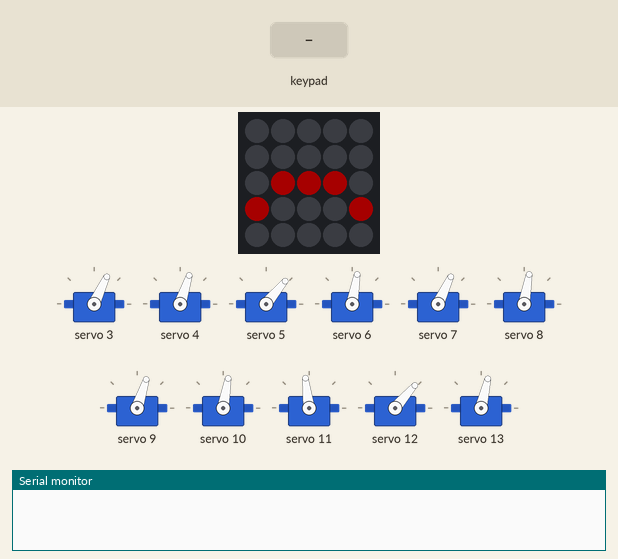
A sketch run on a simulated ESP32. Shown: 5×5 RGB LED matrix (first LED top left, wired row by row), 11 × servo, the last lines printed to the serial monitor. Inputs (shaded band) come from the test bench. Dim RGB values are drawn brighter than linear.

Above: at 1.3 s.
1.4 s: key 'U' pressed
At 2.16 s:
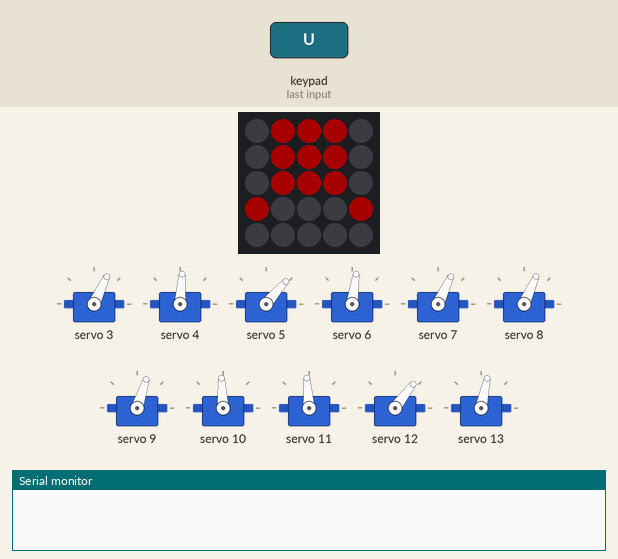
4.4 s: key 'L' pressed
At 7.38 s:
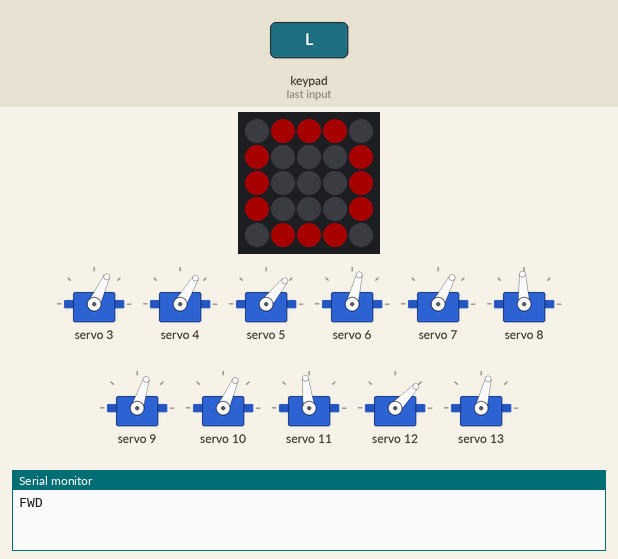
9.8 s: key 'D' pressed
At 11.28 s:
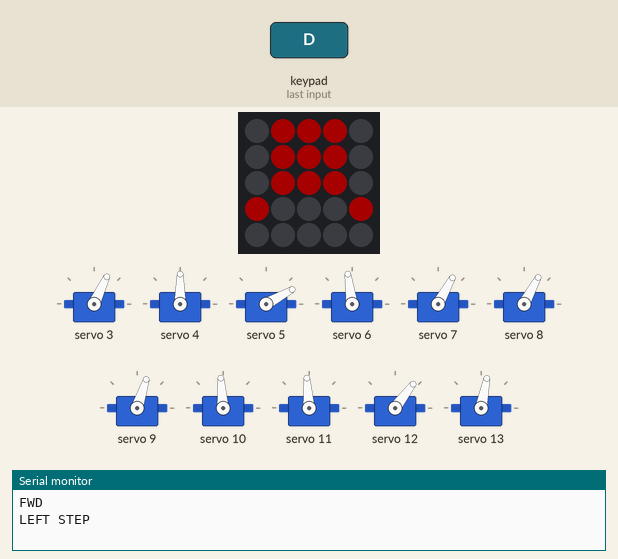
15.8 s: key 'R' pressed
At 16.97 s:
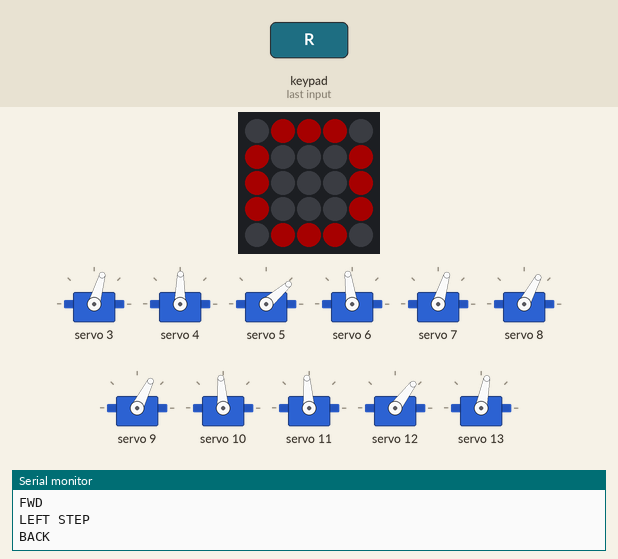
18.8 s: key 'O' pressed
21.8 s: key 'S' pressed
Timing chart, 0 to 27.3 s (numbered marks = the images above; inputs shaded):
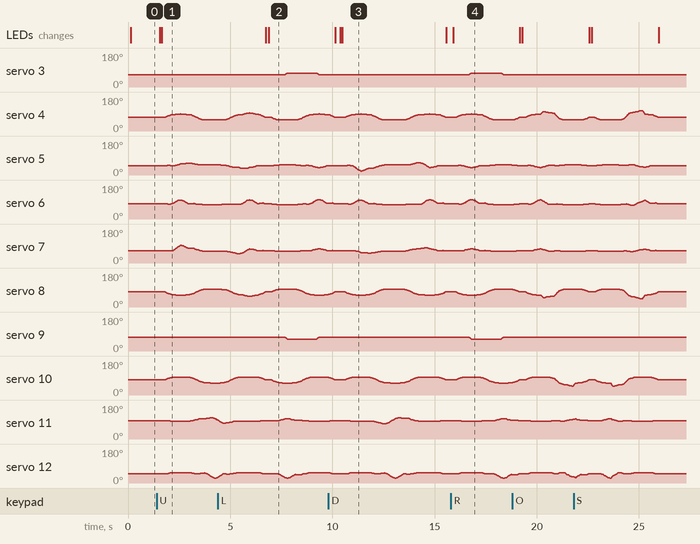

The sketch:

NX18_control_dabble.ino
```cpp
#include "M5Atom.h"
#include <Wire.h>          // I2C setting
#include <PCA9685.h>       //for PCA9685
#include <DabbleESP32.h>

//bool IMU6886Flag = false;  //今回はなくても良い

int angZero[] = {86,97,81,85,89,100,94,100,110,86,96,95,90};
int angHome[] = {0,-3,-12,18,-3,3,0,3,12,-18,3,-3,0};
int ang0[13];
int ang1[13];
int ang_b[13];
char ang_c[13];
float ts=40;  //40msごとに次のステップに移る
float td=10;   //10回で分割

// Forward Step
int f_s[39][13]={
  {0,-3,-12,18,-3,3,0,3,12,-18,3,-3,0},
  {0,5,-11,18,-4,-5,0,11,11,-17,4,-11,0},
  {0,10,-11,17,-4,-10,0,16,10,-14,5,-16,0},
  {0,13,-13,21,-2,-13,0,18,9,-13,6,-18,0},
  {0,15,-11,30,8,-15,0,18,9,-13,6,-18,0},
  {0,17,-8,38,20,-17,0,18,9,-13,6,-18,0},
  {0,18,-1,40,29,-18,0,18,9,-13,6,-18,0},
  {0,17,0,36,26,-17,0,18,9,-13,6,-18,0},
  {0,15,1,27,18,-15,0,18,9,-13,6,-18,0},
  {0,13,3,18,12,-13,0,18,9,-13,6,-18,0},
  {0,11,2,19,11,-11,0,16,11,-14,6,-16,0},
  {0,5,-1,21,10,-5,0,11,14,-16,8,-11,0},
  {0,-3,-4,17,4,3,0,3,19,-17,11,-3,0},
  {0,-11,-7,16,-1,11,0,-5,22,-17,15,5,0},
  {0,-16,-9,14,-4,16,0,-10,23,-15,19,10,0},
  {0,-18,-9,13,-6,18,0,-13,23,-14,20,13,0},
  {0,-18,-9,13,-6,18,0,-13,27,-18,18,13,0},
  {0,-18,-9,13,-6,18,0,-15,29,-29,10,15,0},
  {0,-18,-9,13,-6,18,0,-17,29,-39,0,17,0},
  {0,-18,-9,13,-6,18,0,-18,24,-43,-9,18,0},
  {0,-18,-9,13,-6,18,0,-17,15,-39,-14,17,0},
  {0,-18,-9,13,-6,18,0,-15,5,-29,-14,15,0},
  {0,-16,-10,15,-5,16,0,-13,-3,-18,-12,13,0},
  {0,-16,-11,14,-6,16,0,-11,-2,-19,-11,11,0},
  {0,-11,-14,16,-8,11,0,-5,1,-21,-10,5,0},
  {0,-3,-19,17,-11,3,0,3,4,-17,-4,-3,0},
  {0,5,-22,17,-15,-5,0,11,7,-16,1,-11,0},
  {0,10,-23,15,-19,-10,0,16,9,-14,4,-16,0},
  {0,13,-23,14,-20,-13,0,18,9,-13,6,-18,0},
  {0,13,-27,18,-18,-13,0,18,9,-13,6,-18,0},
  {0,18,-28,27,-10,-18,0,18,9,-13,6,-18,0},
  {0,21,-28,38,0,-21,0,18,9,-13,6,-18,0},
  {0,23,-23,41,8,-23,0,18,9,-13,6,-18,0},
  {0,21,-22,38,7,-21,0,18,9,-13,6,-18,0},
  {0,18,-17,29,2,-18,0,18,9,-13,6,-18,0},
  {0,16,-12,20,-3,-16,0,18,9,-13,6,-18,0},
  {0,11,-13,22,-2,-11,0,16,10,-14,5,-16,0},
  {0,5,-14,23,-1,-5,0,11,11,-17,4,-11,0},
  {0,-3,-12,18,-3,3,0,3,12,-18,3,-3,0}};
// Left Step
int l_s[25][13]={
  {0,-3,-12,18,-3,3,0,3,12,-18,3,-3,0},
  {0,-11,-11,17,-4,11,0,-5,11,-18,4,5,10},
  {0,-16,-10,14,-5,16,0,-10,11,-17,4,10,10},
  {0,-18,-9,13,-6,18,0,-13,13,-21,2,13,10},
  {0,-18,-9,13,-6,18,0,-15,18,-30,-3,15,10},
  {0,-18,-9,13,-6,18,0,-17,22,-40,-7,17,10},
  {10,-18,-9,13,-6,18,-10,-18,24,-43,-9,18,10},
  {10,-18,-9,13,-6,18,-10,-17,22,-40,-7,17,10},
  {10,-18,-9,13,-6,18,-10,-15,18,-30,-3,15,10},
  {10,-18,-9,13,-6,18,-10,-13,13,-21,2,13,10},
  {10,-16,-10,14,-5,16,-10,-11,13,-22,2,11,10},
  {10,-11,-11,17,-4,11,-10,-5,14,-23,1,5,10},
  {10,-3,-12,18,-3,3,-10,3,12,-18,3,-3,10},
  {10,5,-11,18,-4,-5,-10,11,11,-17,4,-11,10},
  {10,10,-11,17,-4,-10,-10,16,10,-14,5,-16,10},
  {10,13,-13,21,-2,-13,-10,18,9,-13,6,-18,10},
  {10,15,-18,30,3,-15,-10,18,9,-13,6,-18,10},
  {10,17,-22,40,7,-17,-10,18,9,-13,6,-18,10},
  {0,18,-24,43,9,-18,0,18,9,-13,6,-18,0},
  {0,17,-22,40,7,-17,0,18,9,-13,6,-18,0},
  {0,15,-18,30,3,-15,0,18,9,-13,6,-18,0},
  {0,13,-13,21,-2,-13,0,18,9,-13,6,-18,0},
  {0,11,-13,22,-2,-11,0,16,10,-14,5,-16,0},
  {0,5,-14,23,-1,-5,0,11,11,-17,4,-11,0},
  {0,-3,-12,18,-3,3,0,3,12,-18,3,-3,0}};
// Right Step
int r_s[25][13]={
  {0,-3,-12,18,-3,3,0,3,12,-18,3,-3,0},
  {0,5,-11,18,-4,-5,0,11,11,-17,4,-11,-10},
  {0,10,-11,17,-4,-10,0,16,10,-14,5,-16,-10},
  {0,13,-13,21,-2,-13,0,18,9,-13,6,-18,-10},
  {0,15,-18,30,3,-15,0,18,9,-13,6,-18,-10},
  {0,17,-22,40,7,-17,0,18,9,-13,6,-18,-10},
  {10,18,-24,43,9,-18,-10,18,9,-13,6,-18,-10},
  {10,17,-22,40,7,-17,-10,18,9,-13,6,-18,-10},
  {10,15,-18,30,3,-15,-10,18,9,-13,6,-18,-10},
  {10,13,-13,21,-2,-13,-10,18,9,-13,6,-18,-10},
  {10,11,-13,22,-2,-11,-10,16,10,-14,5,-16,-10},
  {10,5,-14,23,-1,-5,-10,11,11,-17,4,-11,-10},
  {10,-3,-12,18,-3,3,-10,3,12,-18,3,-3,-10},
  {10,-11,-11,17,-4,11,-10,-5,11,-18,4,5,-10},
  {10,-16,-10,14,-5,16,-10,-10,11,-17,4,10,-10},
  {10,-18,-9,13,-6,18,-10,-13,13,-21,2,13,-10},
  {10,-18,-9,13,-6,18,-10,-15,18,-30,-3,15,-10},
  {10,-18,-9,13,-6,18,-10,-17,22,-40,-7,17,-10},
  {0,-18,-9,13,-6,18,0,-18,24,-43,-9,18,0},
  {0,-18,-9,13,-6,18,0,-17,22,-40,-7,17,0},
  {0,-18,-9,13,-6,18,0,-15,18,-30,-3,15,0},
  {0,-18,-9,13,-6,18,0,-13,13,-21,2,13,0},
  {0,-16,-10,14,-5,16,0,-11,13,-22,2,11,0},
  {0,-11,-11,17,-4,11,0,-5,14,-23,1,5,0},
  {0,-3,-12,18,-3,3,0,3,12,-18,3,-3,0}};
// Back Step
int b_s[39][13]={
  {0,-3,-12,18,-3,3,0,3,12,-18,3,-3,0},
  {0,5,-11,18,-4,-5,0,11,11,-17,4,-11,0},
  {0,10,-11,17,-4,-10,0,16,10,-14,5,-16,0},
  {0,13,-13,21,-2,-13,0,18,9,-13,6,-18,0},
  {0,15,-23,30,-4,-15,0,18,9,-13,6,-18,0},
  {0,17,-35,38,-7,-17,0,18,9,-13,6,-18,0},
  {0,18,-44,40,-14,-18,0,18,9,-13,6,-18,0},
  {0,17,-41,36,-15,-17,0,18,9,-13,6,-18,0},
  {0,15,-33,27,-16,-15,0,18,9,-13,6,-18,0},
  {0,13,-27,18,-18,-13,0,18,9,-13,6,-18,0},
  {0,11,-26,19,-17,-11,0,16,9,-14,4,-16,0},
  {0,5,-25,21,-14,-5,0,11,7,-16,1,-11,0},
  {0,-3,-19,17,-11,3,0,3,4,-17,-4,-3,0},
  {0,-11,-14,16,-8,11,0,-5,0,-17,-7,5,0},
  {0,-16,-11,14,-6,16,0,-10,-4,-15,-8,10,0},
  {0,-18,-9,13,-6,18,0,-13,-5,-14,-8,13,0},
  {0,-18,-9,13,-6,18,0,-13,-3,-18,-12,13,0},
  {0,-18,-9,13,-6,18,0,-15,5,-29,-14,15,0},
  {0,-18,-9,13,-6,18,0,-17,15,-39,-14,17,0},
  {0,-18,-9,13,-6,18,0,-18,24,-43,-9,18,0},
  {0,-18,-9,13,-6,18,0,-17,29,-39,0,17,0},
  {0,-18,-9,13,-6,18,0,-15,29,-29,10,15,0},
  {0,-18,-9,13,-6,18,0,-13,27,-18,18,13,0},
  {0,-16,-9,14,-4,16,0,-11,26,-19,17,11,0},
  {0,-11,-7,16,-1,11,0,-5,25,-21,14,5,0},
  {0,-3,-4,17,4,3,0,3,19,-17,11,-3,0},
  {0,5,0,17,7,-5,0,11,14,-16,8,-11,0},
  {0,10,4,15,8,-10,0,16,11,-14,6,-16,0},
  {0,13,5,14,8,-13,0,18,9,-13,6,-18,0},
  {0,13,3,18,12,-13,0,18,9,-13,6,-18,0},
  {0,15,-5,29,14,-15,0,18,9,-13,6,-18,0},
  {0,17,-15,39,14,-17,0,18,9,-13,6,-18,0},
  {0,18,-24,43,9,-18,0,18,9,-13,6,-18,0},
  {0,17,-22,40,7,-17,0,18,9,-13,6,-18,0},
  {0,15,-18,30,3,-15,0,18,9,-13,6,-18,0},
  {0,13,-13,21,-2,-13,0,18,9,-13,6,-18,0},
  {0,11,-13,22,-2,-11,0,16,10,-14,5,-16,0},
  {0,5,-14,23,-1,-5,0,11,11,-17,4,-11,0},
  {0,-3,-12,18,-3,3,0,3,12,-18,3,-3,0}};
// Left Side Step
int ls_s[25][13]={
  {0,-3,-12,18,-3,3,0,3,12,-18,3,-3,0},
  {0,-11,-11,17,-4,11,0,-5,11,-18,4,5,0},
  {0,-16,-10,14,-5,16,0,-10,11,-17,4,10,0},
  {0,-18,-9,13,-6,18,0,-13,13,-21,2,13,0},
  {0,-18,-9,13,-6,18,0,-15,18,-30,-3,15,0},
  {0,-18,-9,13,-6,18,0,-17,22,-40,-7,17,0},
  {0,-18,-9,13,-6,18,0,-18,24,-43,-9,18,0},
  {0,-18,-9,13,-6,18,0,-35,17,-29,-2,35,0},
  {0,-18,-9,13,-6,18,0,-31,13,-21,2,31,0},
  {0,-18,-9,13,-6,18,0,-28,9,-12,6,28,0},
  {0,-16,-10,14,-5,16,0,-26,9,-14,6,26,0},
  {0,-11,-11,17,-4,11,0,-21,11,-17,4,21,0},
  {0,5,-11,18,-4,-5,0,-5,11,-18,4,5,0},
  {0,20,-9,13,-6,-20,0,11,11,-17,4,-11,0},
  {0,25,-7,9,-8,-25,0,14,10,-16,5,-14,0},
  {0,28,-9,12,-6,-28,0,18,9,-13,6,-18,0},
  {0,31,-13,21,-2,-31,0,18,9,-13,6,-18,0},
  {0,35,-17,29,2,-35,0,18,9,-13,6,-18,0},
  {0,37,-19,32,4,-37,0,18,9,-13,6,-18,0},
  {0,17,-22,40,7,-17,0,18,9,-13,6,-18,0},
  {0,15,-18,30,3,-15,0,18,9,-13,6,-18,0},
  {0,13,-13,21,-2,-13,0,18,9,-13,6,-18,0},
  {0,11,-13,22,-2,-11,0,16,10,-14,5,-16,0},
  {0,5,-14,23,-1,-5,0,11,11,-17,4,-11,0},
  {0,-3,-12,18,-3,3,0,3,12,-18,3,-3,0}};
// Right Side Step
int rs_s[25][13]={
  {0,-3,-12,18,-3,3,0,3,12,-18,3,-3,0},
  {0,5,-11,18,-4,-5,0,11,11,-17,4,-11,0},
  {0,10,-11,17,-4,-10,0,16,10,-14,5,-16,0},
  {0,13,-13,21,-2,-13,0,18,9,-13,6,-18,0},
  {0,15,-18,30,3,-15,0,18,9,-13,6,-18,0},
  {0,17,-22,40,7,-17,0,18,9,-13,6,-18,0},
  {0,18,-24,43,9,-18,0,18,9,-13,6,-18,0},
  {0,32,-18,32,3,-32,0,18,9,-13,6,-18,0},
  {0,28,-14,23,-1,-28,0,18,9,-13,6,-18,0},
  {0,25,-10,14,-5,-25,0,18,9,-13,6,-18,0},
  {0,23,-10,16,-5,-23,0,16,10,-14,5,-16,0},
  {0,21,-11,17,-4,-21,0,11,11,-17,4,-11,0},
  {0,3,-12,18,-3,-3,0,-3,12,-18,3,3,0},
  {0,-11,-11,17,-4,11,0,-17,10,-14,5,17,0},
  {0,-16,-10,14,-5,16,0,-22,8,-11,7,22,0},
  {0,-18,-9,13,-6,18,0,-25,10,-14,5,25,0},
  {0,-18,-9,13,-6,18,0,-28,14,-23,1,28,0},
  {0,-18,-9,13,-6,18,0,-32,18,-32,-3,32,0},
  {0,-18,-9,13,-6,18,0,-34,20,-35,-5,34,0},
  {0,-18,-9,13,-6,18,0,-17,22,-40,-7,17,0},
  {0,-18,-9,13,-6,18,0,-15,18,-30,-3,15,0},
  {0,-18,-9,13,-6,18,0,-13,13,-21,2,13,0},
  {0,-16,-10,14,-5,16,0,-11,13,-22,2,11,0},
  {0,-11,-11,17,-4,11,0,-5,14,-23,1,5,0},
  {0,-3,-12,18,-3,3,0,3,12,-18,3,-3,0}};
// Left Head Step
int lh_s[8][13]={
  {0,-3,-12,18,-3,3,0,3,12,-18,3,-3,0},
  {0,-3,-12,18,-3,3,0,3,12,-18,3,-3,5},
  {0,-3,-12,18,-3,3,0,3,12,-18,3,-3,10},
  {0,-3,-12,18,-3,3,0,3,12,-18,3,-3,15},
  {0,-3,-12,18,-3,3,0,3,12,-18,3,-3,15},
  {0,-3,-12,18,-3,3,0,3,12,-18,3,-3,10},
  {0,-3,-12,18,-3,3,0,3,12,-18,3,-3,5},
  {0,-3,-12,18,-3,3,0,3,12,-18,3,-3,0}};
// Right Head Step
int rh_s[8][13]={
  {0,-3,-12,18,-3,3,0,3,12,-18,3,-3,0},
  {0,-3,-12,18,-3,3,0,3,12,-18,3,-3,-5},
  {0,-3,-12,18,-3,3,0,3,12,-18,3,-3,-10},
  {0,-3,-12,18,-3,3,0,3,12,-18,3,-3,-15},
  {0,-3,-12,18,-3,3,0,3,12,-18,3,-3,-15},
  {0,-3,-12,18,-3,3,0,3,12,-18,3,-3,-10},
  {0,-3,-12,18,-3,3,0,3,12,-18,3,-3,-5},
  {0,-3,-12,18,-3,3,0,3,12,-18,3,-3,0}};

int delection = 0;

//PCA9685のアドレス指定
PCA9685 pwm = PCA9685(0x40);

#define SERVOMIN 104            //Min pulse width (12bit 500μs)
#define SERVOMAX 512            //Max pulse width (12bit 2500μs)

void servo_write(int ch, int ang){
  ang = map(ang, 0, 180, SERVOMIN, SERVOMAX); //angle（0～180）-> pulse width（150～500）
  pwm.setPWM(ch, 0, ang);
}

void mouth_clear(){
  for(int i=0; i<25; i++){
    M5.dis.drawpix(i, 0x000000); //black
  }
}

void mouth_close(){
  M5.dis.drawpix(11, 0xff0000);  //red
  M5.dis.drawpix(12, 0xff0000);
  M5.dis.drawpix(13, 0xff0000);
  M5.dis.drawpix(15, 0xff0000);
  M5.dis.drawpix(19, 0xff0000);
}

void mouth_open(){
  M5.dis.drawpix(1, 0xff0000);  //red
  M5.dis.drawpix(2, 0xff0000);
  M5.dis.drawpix(3, 0xff0000);
  M5.dis.drawpix(5, 0xff0000);
  M5.dis.drawpix(9, 0xff0000);
  M5.dis.drawpix(10, 0xff0000);
  M5.dis.drawpix(14, 0xff0000);
  M5.dis.drawpix(15, 0xff0000);
  M5.dis.drawpix(19, 0xff0000);
  M5.dis.drawpix(21, 0xff0000);
  M5.dis.drawpix(22, 0xff0000);
  M5.dis.drawpix(23, 0xff0000);
}

void mouth_bero(){
  M5.dis.drawpix(11, 0xff0000);  //red
  M5.dis.drawpix(12, 0xff0000);
  M5.dis.drawpix(13, 0xff0000);
  M5.dis.drawpix(15, 0xff0000);
  M5.dis.drawpix(19, 0xff0000);
  delay(100);
  M5.dis.drawpix(6, 0xff0000);  //red
  M5.dis.drawpix(7, 0xff0000);
  M5.dis.drawpix(8, 0xff0000);
  delay(100);
  M5.dis.drawpix(1, 0xff0000);  //red
  M5.dis.drawpix(2, 0xff0000);
  M5.dis.drawpix(3, 0xff0000);
}

void forward_step()
{
  mouth_clear();
  mouth_bero();
  for (int i=0; i <=38 ; i++){
    for (int j=0; j <=12 ; j++){
      ang1[j] = angZero[j] + f_s[i][j];
    }
  servo_set();
  }
  mouth_clear();
  mouth_close();
}

void left_step()
{
  mouth_clear();
  mouth_open();
  for (int i=0; i <=24 ; i++){
    for (int j=0; j <=12 ; j++){
      ang1[j] = angZero[j] + l_s[i][j];
    }
  servo_set();
  }
  mouth_clear();
  mouth_close();
}

void right_step()
{
  mouth_clear();
  mouth_open();
  for (int i=0; i <=24 ; i++){
    for (int j=0; j <=12; j++){
      ang1[j] = angZero[j] + r_s[i][j];
    }
  servo_set();
  }
  mouth_clear();
  mouth_close();
}

void back_step()
{
  mouth_clear();
  mouth_bero();
  for (int i=0; i <=38 ; i++){
    for (int j=0; j <=12 ; j++){
      ang1[j] = angZero[j] + b_s[i][j];
    }
  servo_set();
  }
  mouth_clear();
  mouth_close();
}

void left_side_step()
{
  mouth_clear();
  mouth_open();
  for (int i=0; i <=24 ; i++){
    for (int j=0; j <=12 ; j++){
      ang1[j] = angZero[j] + ls_s[i][j];
    }
  servo_set();
  }
  mouth_clear();
  mouth_close();
}

void right_side_step()
{
  mouth_clear();
  mouth_open();
  for (int i=0; i <=24 ; i++){
    for (int j=0; j <=12 ; j++){
      ang1[j] = angZero[j] + rs_s[i][j];
    }
  servo_set();
  }
  mouth_clear();
  mouth_close();
}

void left_head_step()
{
  mouth_clear();
  mouth_close();
  for (int i=0; i <=7 ; i++){
    for (int j=0; j <=12 ; j++){
      ang1[j] = angZero[j] + lh_s[i][j];
    }
  servo_set();
  }
}

void right_head_step()
{
  mouth_clear();
  mouth_close();
  for (int i=0; i <=7 ; i++){
    for (int j=0; j <=12 ; j++){
      ang1[j] = angZero[j] + rh_s[i][j];
    }
  servo_set();
  }
}

void servo_init_set()
{
  int cn = 5;
  for (int j=0; j <=12; j++){
     servo_write(j+3,angZero[j]+ angHome[j]);
     delay(cn);
  }
}

void servo_set()
{
  int a[13],b[13];

  for (int j=0; j <=12 ; j++){
      a[j] = ang1[j] - ang0[j];
      b[j] = ang0[j];
      ang0[j] = ang1[j];
  }

  for (int k=0; k <= td; k++){

      servo_write(3,a[0]*float(k)/td+b[0]);
      servo_write(4,a[1]*float(k)/td+b[1]);
      servo_write(5,a[2]*float(k)/td+b[2]);
      servo_write(6,a[3]*float(k)/td+b[3]);
      servo_write(7,a[4]*float(k)/td+b[4]);
      servo_write(8,a[5]*float(k)/td+b[5]);
      servo_write(9,a[6]*float(k)/td+b[6]);
      servo_write(10,a[7]*float(k)/td+b[7]);
      servo_write(11,a[8]*float(k)/td+b[8]);
      servo_write(12,a[9]*float(k)/td+b[9]);
      servo_write(13,a[10]*float(k)/td+b[10]);
      servo_write(14,a[11]*float(k)/td+b[11]);
      servo_write(15,a[12]*float(k)/td+b[12]);

      delay(ts/td);
  }
}

void setup()
{
  // void M5Atom::begin(bool SerialEnable , bool I2CEnable , bool DisplayEnable )
  M5.begin(true, false, true);
  Serial.begin(151200);
  Dabble.begin("NX18_M5Atom");       //set bluetooth name of your device

  mouth_clear();
  mouth_open();

  Wire.begin(19, 22); //SDA-19, SCL-22

  pwm.begin();                   //initial setting (for 0x40) (PCA9685)
  pwm.setPWMFreq(50);            //PWM 50Hz (for 0x40) (PCA9685)

  //initial servo angle
  for (int j=0; j <=12 ; j++){
      ang0[j] = angZero[j] + angHome[j];
  }
  for (int j=0; j <=12 ; j++){
      ang1[j] = angZero[j] + angHome[j];
  }
  servo_init_set();

  mouth_clear();
  mouth_close();
}

void loop()
{
  Dabble.processInput();             //this function is used to refresh data obtained from smartphone.Hence calling this function is mandatory in order to get data properly from your mobile.

  if (GamePad.isUpPressed())
  {
    forward_step();
    Serial.println("FWD");
  }

  if (GamePad.isDownPressed())
  {
    back_step();
    Serial.println("BACK");
  }

  if (GamePad.isLeftPressed())
  {
    left_step();
    Serial.println("LEFT STEP");
  }

  if (GamePad.isRightPressed())
  {
    right_step();
    Serial.println("RIGHT STEP");
  }

  if (GamePad.isSquarePressed())
  {
    left_side_step();
    Serial.println("Left Side");
  }

  if (GamePad.isCirclePressed())
  {
    right_side_step();
    Serial.println("RIGHT SIDE");
  }

  if (GamePad.isCrossPressed())
  {
    left_head_step();
    Serial.print("Left HEAD");
  }

  if (GamePad.isTrianglePressed())
  {
    right_head_step();
    Serial.print("Right HEAD");
  }

  delay(100);
}
```

Measured:
- after the input at 4.4 s, servo 3: rises from 65° to 74° in 0.11 s, then falls to 65° in 1.6 s; the LEDs: first differ from a run without the input after 2.5 s (image 2)
- after the input at 9.8 s, the LEDs: first differ from a run without the input after 0.57 s (image 3 shows a later state)
- after the input at 15.8 s, servo 3: rises from 65° to 74° in 0.09 s, then falls to 65° in 1.6 s; servo 4: rises from 72° to 91° in 0.74 s, then falls to 59° in 1.1 s; servo 13: 77° → 78° after 0.48 s, → 79° 0.13 s later, → 78° 0.80 s later, → 77° 0.14 s later, … (25 changes in this stretch); the LEDs: change after 0.10 s (image 4)
